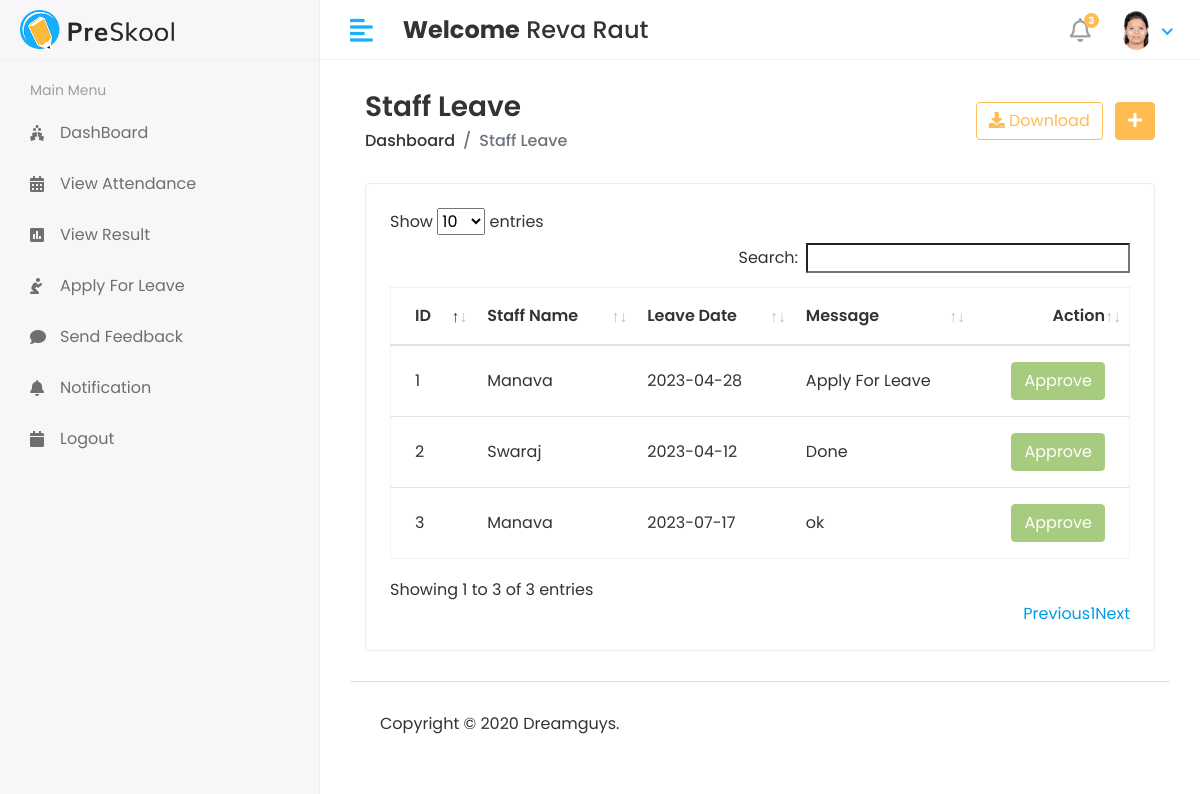
The page /Hod/Staff/Leave_view (signed in) on the database as committed earlier.
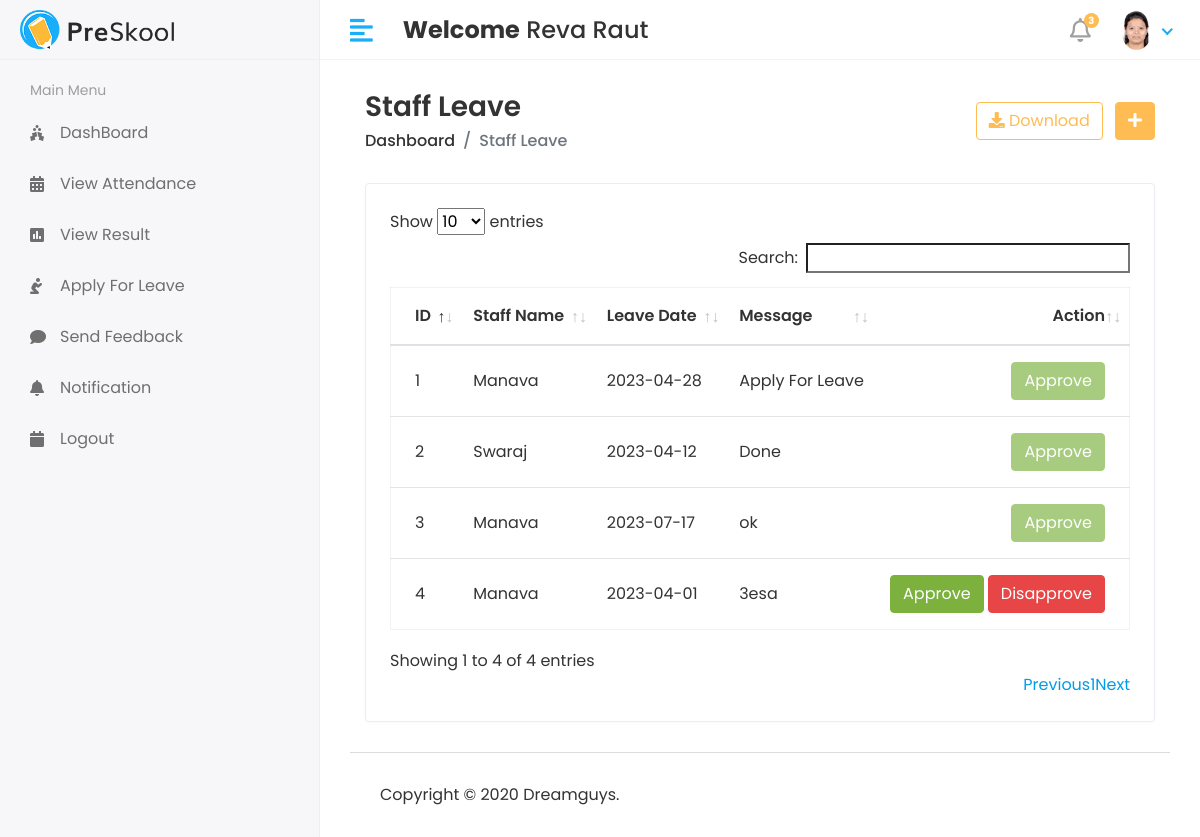
The same page on the database as committed later.
### S_M_S/models.py (models this page shows, shortened)
class Staff_leave(models.Model):
    staff_id = models.ForeignKey(Staff, on_delete=models.CASCADE)
    date = models.CharField(max_length=100)
    message = models.TextField()
    status = models.IntegerField(default=0)
    created_at = models.DateTimeField(auto_now_add=True)
    updated_at = models.DateTimeField(auto_now_add=True)

class Staff(models.Model):
    admin = models.OneToOneField(CustomUser, on_delete=models.CASCADE)
    address = models.TextField()
    gender = models.CharField( max_length=100)
    created_at = models.DateTimeField(auto_now_add=True)
    updated_at = models.DateTimeField(auto_now=True)

class CustomUser(AbstractUser):
    USER = (
        (1,'HOD'),
        (2,'STAFF'),
        (3,'STUDENT'),
    )
    user_type = models.CharField(choices=USER, max_length=50, default=1) # user choices (HOD,Staff,Student)
    profile_pic = models.ImageField(upload_to='media/profile_pic')

### student_management_system/HOD_Views.py (the view)
# urls.py: path('Hod/Staff/Leave_view',HOD_Views.STAFF_LEAVE_VIEW,name='staff_leave_view'),
@login_required(login_url='/')
def STAFF_LEAVE_VIEW(request):
    staff_leave = Staff_leave.objects.all()
    context = {
        'staff_leave':staff_leave,
    }
    return render(request,'HOD/staff_leave.html',context)

### template/HOD/staff_leave.html (shortened to what this page needs)
{% extends 'base.html' %}
{% block content %}
<div class="content container-fluid">
    <div class="page-header">
       <div class="row align-items-center">
          <div class="col">
             <h3 class="page-title">Staff Leave</h3>
             <ul class="breadcrumb">
                <li class="breadcrumb-item"><a href="index.html">Dashboard</a></li>
                <li class="breadcrumb-item active">Staff Leave</li>
             </ul>
          </div>
          <div class="col-auto text-right float-right ml-auto">
             <a href="#" class="btn btn-outline-primary mr-2"><i class="fas fa-download"></i> Download</a>
             <a href="add-student.html" class="btn btn-primary"><i class="fas fa-plus"></i></a>
          </div>
       </div>
    </div>
    <div class="row">
       <div class="col-sm-12">
          <div class="card card-table">
             <div class="card-body">
                <div class="table-responsive">
                   <table id="table_id" class="table table-hover table-center mb-0 datatable">
                      <thead>
                         <tr>
                            <th>ID</th>
                            <th>Staff Name</th>
                            <th>Leave Date</th>
                            <th>Message</th>
                            <th class="text-right">Action</th>
                         </tr>
                      </thead>
                      <tbody>
                        {% for i in staff_leave %}
                         <tr>
                            <td>{{i.id}}</td>
                            <td>{{i.staff_id.admin.first_name}}</td>
                            <td>{{i.date}}</td>
                            <td>{{i.message}}</td>
                            <td class="text-right">
                               <div class="actions">
                                {% if i.status == 0 %}
                                <a href="{% url 'staff_approve_leave' i.id  %}" class="btn btn-success">Approve</a>
                                <a href="{% url 'staff_disapprove_leave' i.id %}" class="btn btn-danger">Disapprove</a>
                                {% elif i.status == 1 %}
                                <button class="btn btn-success" disabled="disabled">Approve</button>
                                {% else %}
                                <button class="btn btn-danger" disabled="disabled">Disapprove</button>
                                {% endif  %}
                               </div>
                            </td>
                         </tr>
                        {% endfor %}
                      </tbody>
                   </table>
                </div>
             </div>
          </div>
       </div>
    </div>
 </div>
{% endblock %}

Rows that differ between the two databases and show on the page:
added Staff_leave: id "4", staff_id.admin.first_name "Manava", date "2023-04-01", message "3esa", status "Approve"
Other text that changed with them:
text written by a page script: "Show entries Search: Showing 1 to 3 of 3 entries Previous 1 Next" → "Show entries Search: Showing 1 to 4 of 4 entries Previous 1 Next"
